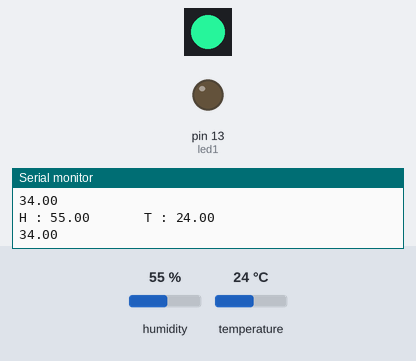
This sketch was run on a simulated Arduino Uno, built with avr-gcc and run on an emulated ATmega328P. On the bench: 1 RGB LEDs in strip order, left to right, output pins drawn as LEDs (lit = HIGH), the last lines printed to the serial monitor. Wiring (inferred from the names in the program): DHT22 sensor: data A0. The inputs (shaded band) are chosen by the test bench; at power-on: humidity 55 %, temperature 24 °C. Dim RGB values are drawn brighter than linear.

Above: at 3.1 s.
3.2 s: humidity set to 22 %
At 6.0 s:
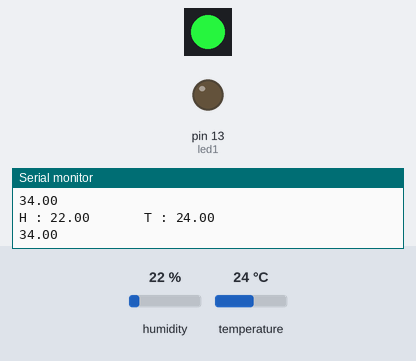
6.3 s: temperature set to 12 °C
At 8.0 s:
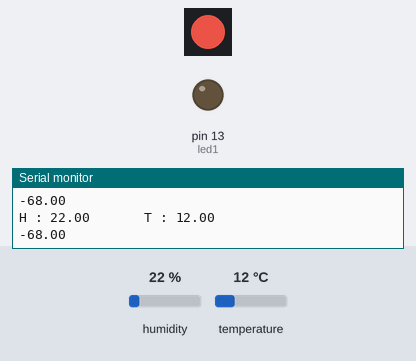
9.2 s: humidity set to 40 %
At 12.7 s:
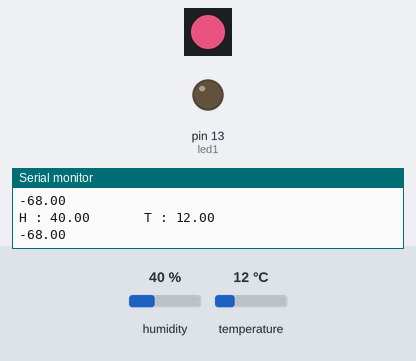
13.0 s: temperature set to 33 °C
At 14.8 s:
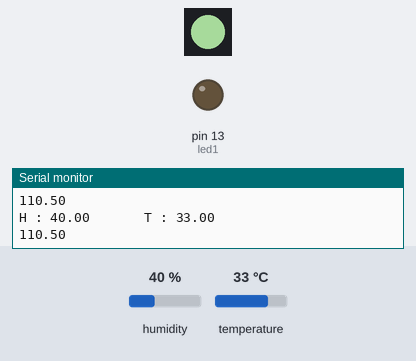
15.9 s: humidity set to 68 %
At 18.9 s:
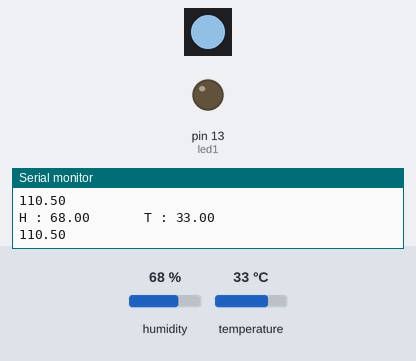
19.2 s: temperature set to 28 °C
At 20.9 s:
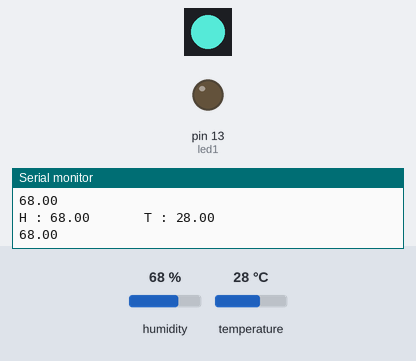
Timing chart, 0 to 22.4 s (numbered marks = the images above; inputs shaded):
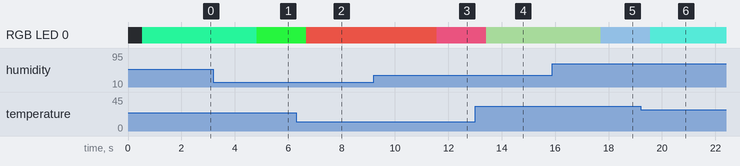

The sketch:

led_rgb_temp.ino
```cpp
#include <ChainableLED.h>
#include <DHT.h>

#define led1 13
#define led2 3
#define pot A0
#define To 500

int p = 0;
ChainableLED led(3, 4, 1);
DHT dht(pot, DHT22);

void setup() {
  Serial.begin(9600);
  pinMode(led1, OUTPUT);
  pinMode(pot, INPUT);
  led.init();
  dht.begin();
}

void loop() {
  float humidity = dht.readHumidity();
  float temp = dht.readTemperature();
  p = temp;
  Serial.print("H : ");
  Serial.print(humidity);
  Serial.print("       T : ");
  Serial.println(temp);
  if(p > To){
    digitalWrite(led1, HIGH);
  }
  else{
    digitalWrite(led1, LOW);
  }
  float f = 255*(p-20.0)/(50.0-20.0);

  led.setColorRGB(0, f, 255-f, humidity / 100.0 * 255.0);
  Serial.println(f);
  delay(100);
}
```

Measured:
- after the input at 3.2 s, RGB LED 0: RGB(34, 221, 140) → RGB(34, 221, 56) after 1.6 s
- after the input at 6.3 s, RGB LED 0: RGB(34, 221, 56) → RGB(188, 67, 56) after 0.37 s
- after the input at 9.2 s, RGB LED 0: RGB(188, 67, 56) → RGB(188, 67, 102) after 2.4 s
- after the input at 13.0 s, RGB LED 0: RGB(188, 67, 102) → RGB(110, 144, 102) after 0.42 s
- after the input at 15.9 s, RGB LED 0: RGB(110, 144, 102) → RGB(110, 144, 173) after 1.8 s
- after the input at 19.2 s, RGB LED 0: RGB(110, 144, 173) → RGB(68, 187, 173) after 0.36 s
